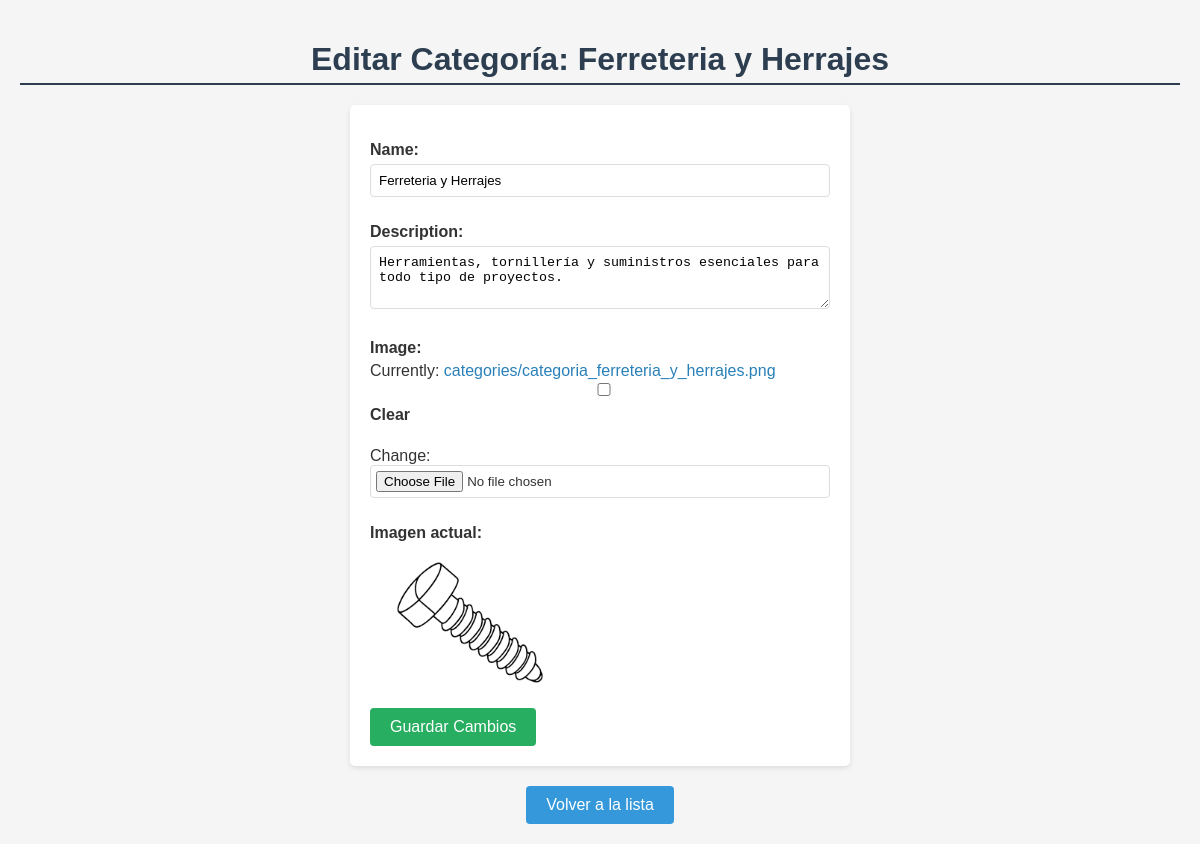
/edit_category/1/ (signed in), run on the app's committed database.
### store/models.py (models this page shows, shortened)
class Category(models.Model):
    name = models.CharField(max_length=100, unique=True)
    description = models.TextField(blank=True)
    image = models.ImageField(upload_to='categories/', null=True, blank=True)

### store/views.py (the view)
# urls.py: path('edit_category/<int:pk>/', views.edit_category, name='edit_category'),
@login_required
@user_passes_test(is_admin)
def edit_category(request, pk):
    category = get_object_or_404(Category, pk=pk)
    if request.method == 'POST':
        form = CategoryForm(request.POST, request.FILES, instance=category)
        if form.is_valid():
            form.save()
            messages.success(request, "Categoría actualizada exitosamente.")
            return redirect('category_list')
    else:
        form = CategoryForm(instance=category)
    return render(request, 'store/edit_category.html', {'form': form, 'category': category})

### store/forms.py
class CategoryForm(forms.ModelForm):
    class Meta:
        model = Category
        fields = ['name', 'description', 'image']
        widgets = {
            'description': forms.Textarea(attrs={'rows': 3}),
        }

### store/views.py (called while the page is built)
def is_admin(user):
    return user.is_authenticated and user.is_staff

### store/templates/store/edit_category.html (shortened to what this page needs)
{% load static %}
<!DOCTYPE html>
<html lang="es">
<head>
    <link rel="stylesheet" href="{% static 'store/css/admin_styles.css' %}">
</head>
<body>
    <div class="main-container">
        <h1>Editar Categoría: {{ category.name }}</h1>
        <form method="post" enctype="multipart/form-data">
            {{ form.as_p }}
            {% if category.image %}
                <div style="margin: 15px 0;">
                    <label>Imagen actual:</label>
                    <img src="{{ category.image.url }}" alt="{{ category.name }}" style="max-width: 200px; height: auto; border-radius: 4px; margin-top: 10px; display: block;">
                </div>
            {% endif %}
            <button type="submit">Guardar Cambios</button>
        </form>
        <div style="text-align: center; margin-top: 20px;">
            <a href="{% url 'category_list' %}" style="display: inline-block; padding: 10px 20px; background-color: #3498db; color: white; text-decoration: none; border-radius: 4px;">Volver a la lista</a>
        </div>
    </div>
</body>
</html>

### store/static/store/css/admin_styles.css (style rules this page uses)
* { box-sizing: border-box; }
body { font-family: Arial, sans-serif; margin: 0; padding: 20px; background-color: #f5f5f5; color: #333; min-height: 100vh; display: flex; flex-direction: column; }
.main-container { max-width: 1400px; margin: 0 auto; width: 100%; flex: 1; }
h1 { color: #2c3e50; border-bottom: 2px solid #2c3e50; padding-bottom: 5px; margin-bottom: 20px; text-align: center; }
a { text-decoration: none; color: #2980b9; }
form { max-width: 500px; background-color: white; padding: 20px; border-radius: 5px; box-shadow: 0 2px 5px rgba(0, 0, 0, 0.1); margin: 0 auto 20px auto; }
form label { display: block; margin-bottom: 5px; font-weight: bold; }
form input, form textarea, form select { width: 100%; padding: 8px; margin-bottom: 10px; border: 1px solid #ddd; border-radius: 4px; box-sizing: border-box; }
form input[type="file"] { padding: 5px; }
form button { padding: 10px 20px; background-color: #27ae60; color: white; border: none; border-radius: 4px; cursor: pointer; font-size: 16px; }

### data on the page
Category: name "Ferreteria y Herrajes", description "Herramientas, tornillería y suministros esenciales para todo tipo de proyectos.", image (picture)
